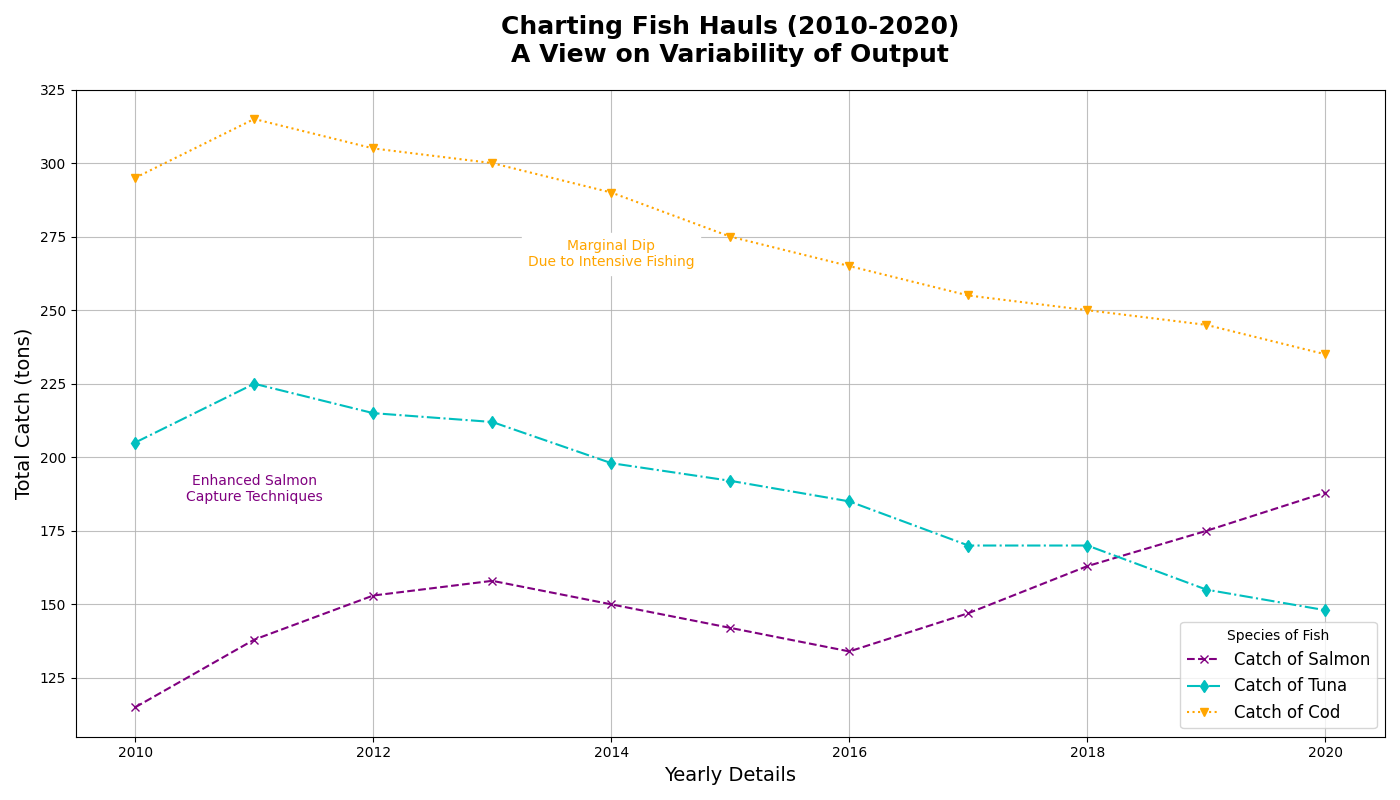

Here is the Python script that generated this plot:
import matplotlib.pyplot as plt
import numpy as np

years = np.arange(2010, 2021)
salmon_catches = [115, 138, 153, 158, 150, 142, 134, 147, 163, 175, 188]
tuna_catches = [205, 225, 215, 212, 198, 192, 185, 170, 170, 155, 148]
cod_catches = [295, 315, 305, 300, 290, 275, 265, 255, 250, 245, 235]

fig, ax1 = plt.subplots(figsize=(14, 8))

ax1.plot(years, salmon_catches, marker='x', linestyle='--', linewidth=1.5, color='purple', label='Catch of Salmon')
ax1.plot(years, tuna_catches, marker='d', linestyle='-.', linewidth=1.5, color='c', label='Catch of Tuna')
ax1.plot(years, cod_catches, marker='v', linestyle=':', linewidth=1.5, color='orange', label='Catch of Cod')

ax1.set_title("Charting Fish Hauls (2010-2020)\nA View on Variability of Output", fontsize=18, fontweight='bold', pad=20)
ax1.set_xlabel("Yearly Details", fontsize=14)
ax1.set_ylabel("Total Catch (tons)", fontsize=14)

ax1.grid(True, linestyle='-', alpha=0.8)
ax1.legend(title='Species of Fish', fontsize=12, loc='lower right')

ax1.text(2011, 185, 'Enhanced Salmon\nCapture Techniques', fontsize=10, ha='center', color='purple', backgroundcolor='white')
ax1.text(2014, 265, 'Marginal Dip\nDue to Intensive Fishing', fontsize=10, ha='center', color='orange', backgroundcolor='white')

plt.tight_layout()

plt.show()
